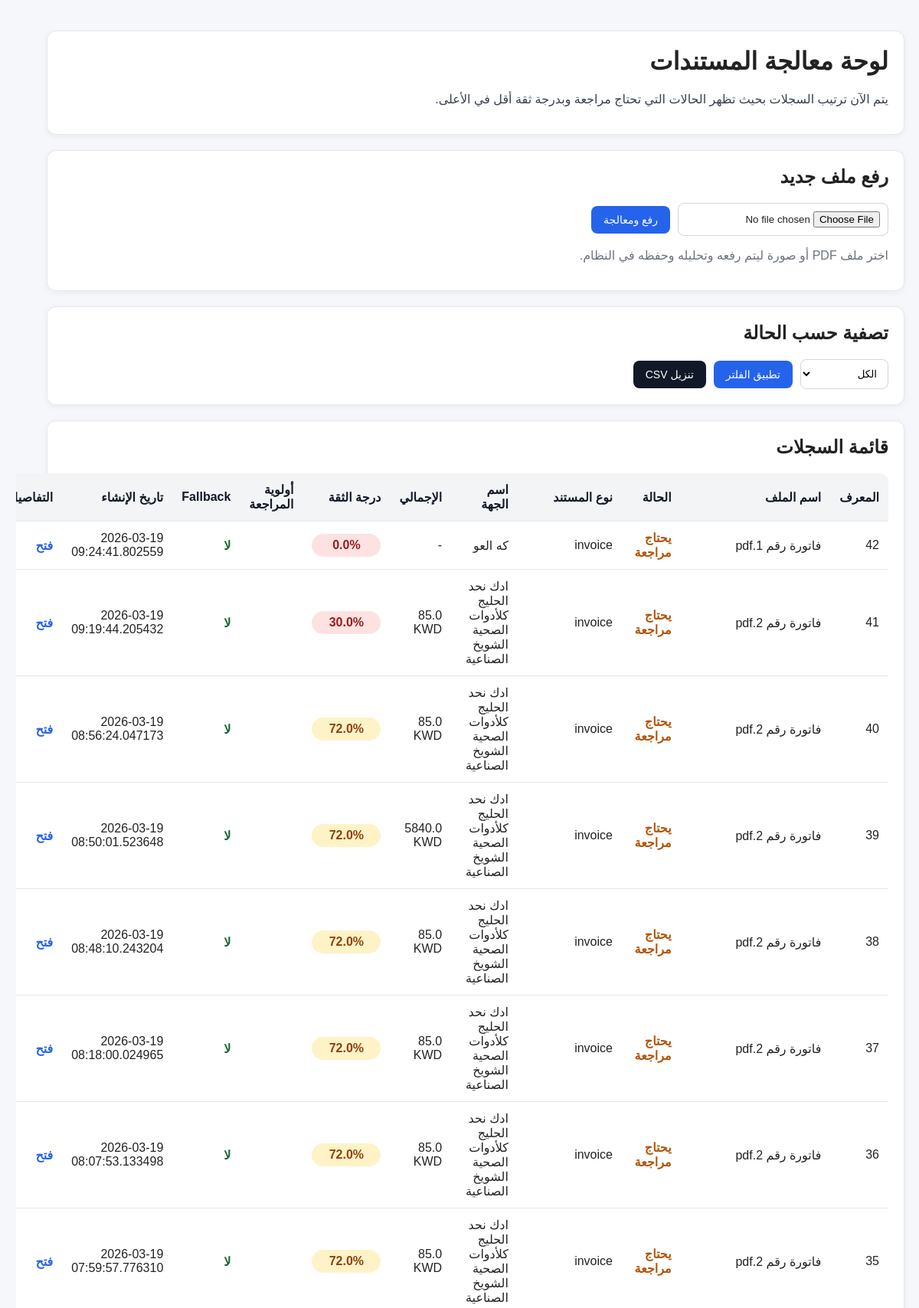
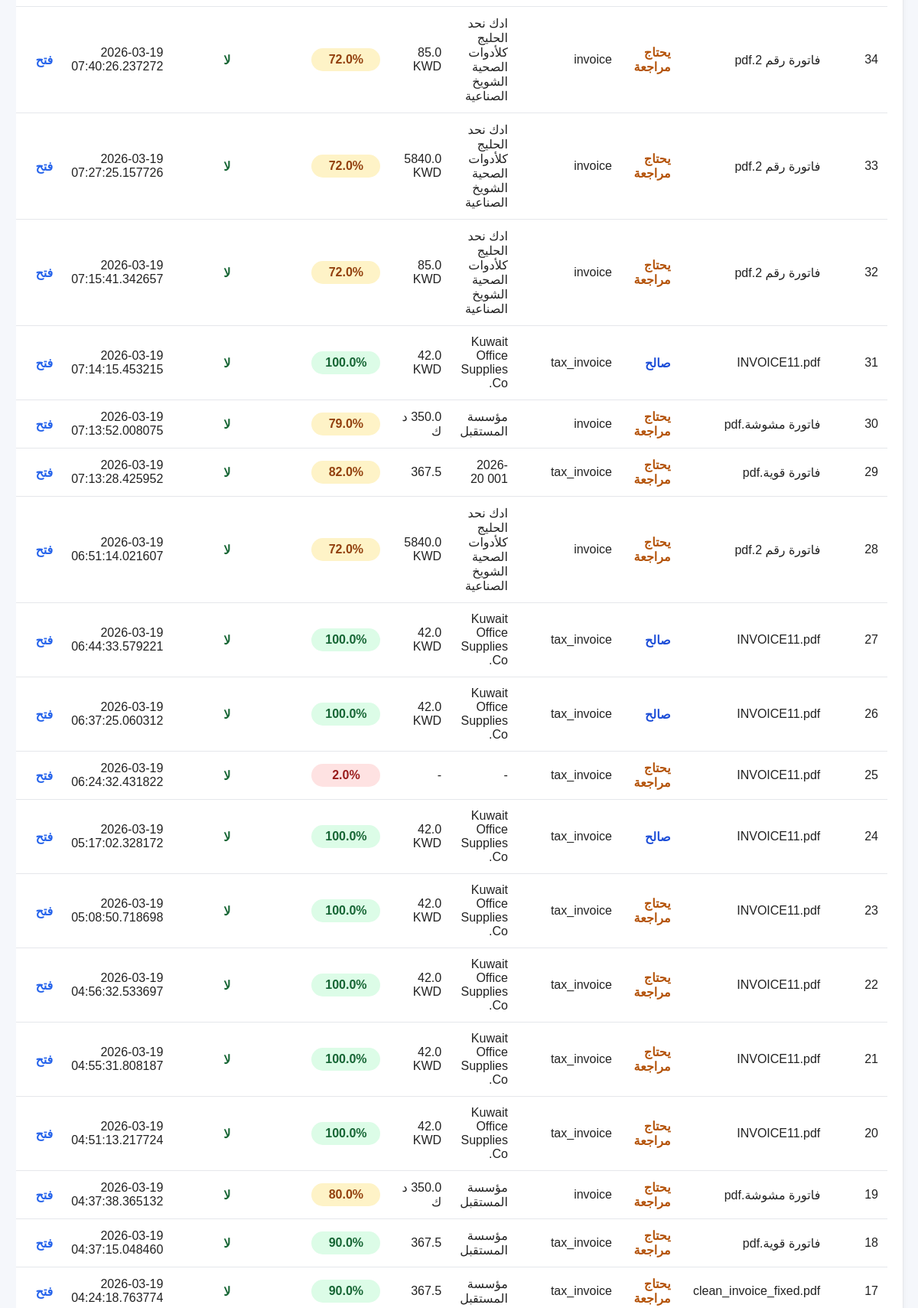
/dashboard (upper part), run on the app's committed database (2 pictures, top to bottom).
### app/db/models.py (models this page shows)
class InvoiceRecord(Base):
    __tablename__ = "invoice_records"
    id = Column(Integer, primary_key=True, index=True)
    document_id = Column(Integer, ForeignKey("documents.id"), nullable=True)
    run_id = Column(Integer, ForeignKey("processing_runs.id"), nullable=True)
    original_filename = Column(String)
    saved_path = Column(String)
    extracted_text = Column(Text)
    invoice_data_json = Column(Text)
    validation_result_json = Column(Text)
    status = Column(String)
    created_at = Column(DateTime, default=datetime.utcnow)

### app/api/routes_dashboard.py (the view)
@router.get("/dashboard", response_class=HTMLResponse)
def dashboard_home(request: Request, status: str = "all"):
    db = SessionLocal()
    try:
        allowed_statuses = {"all", "approved", "rejected", "needs_review", "valid", "not_invoice"}
        if status not in allowed_statuses:
            status = "all"
        if status == "all":
            records = get_all_invoice_records(db)
        else:
            records = get_invoice_records_by_status(db, status)
        invoices = [_build_dashboard_row(record) for record in records]
        return templates.TemplateResponse(
            "index.html",
            {
                "request": request,
                "invoices": invoices,
                "current_status": status,
            },
        )
    finally:
        db.close()

### templates/index.html (shortened to what this page needs)
<!DOCTYPE html>
<html lang="ar" dir="rtl">
<head>
</head>
<body>
    <div class="card">
        <h1>لوحة معالجة المستندات</h1>
        <p class="top-note">
            يتم الآن ترتيب السجلات بحيث تظهر الحالات التي تحتاج مراجعة وبدرجة ثقة أقل في الأعلى.
        </p>
    </div>
    <div class="card">
        <h2>رفع ملف جديد</h2>
        <form class="upload-form" method="post" action="/dashboard/upload" enctype="multipart/form-data">
            <input type="file" name="file" accept=".pdf,image/*" required>
            <button type="submit" class="primary-btn">رفع ومعالجة</button>
        </form>
        <p class="muted">اختر ملف PDF أو صورة ليتم رفعه وتحليله وحفظه في النظام.</p>
    </div>
    <div class="card">
        <h2>تصفية حسب الحالة</h2>
        <form class="filter-form" method="get" action="/dashboard">
            <select name="status">
                <option value="all" {% if current_status == "all" %}selected{% endif %}>الكل</option>
            </select>
            <button type="submit" class="primary-btn">تطبيق الفلتر</button>
            <a class="btn-link dark-btn" href="/dashboard/download-csv?status={{ current_status }}">تنزيل CSV</a>
        </form>
    </div>
    <div class="card">
        <h2>قائمة السجلات</h2>
        {% if invoices %}
            <table>
                <thead>
                    <tr>
                        <th>المعرف</th>
                        <th>اسم الملف</th>
                        <th>الحالة</th>
                        <th>نوع المستند</th>
                        <th>اسم الجهة</th>
                        <th>الإجمالي</th>
                        <th>درجة الثقة</th>
                        <th>أولوية المراجعة</th>
                        <th>Fallback</th>
                        <th>تاريخ الإنشاء</th>
                        <th>التفاصيل</th>
                    </tr>
                </thead>
                <tbody>
                    {% for invoice in invoices %}
                        <tr>
                            <td>{{ invoice.id }}</td>
                            <td>{{ invoice.original_filename }}</td>
                            <td>
                                <span class="status-{{ invoice.status }}">
                                    {% if invoice.status == "approved" %}
                                        معتمد
                                    {% elif invoice.status == "rejected" %}
                                        مرفوض
                                    {% elif invoice.status == "needs_review" %}
                                        يحتاج مراجعة
                                    {% elif invoice.status == "valid" %}
                                        صالح
                                    {% elif invoice.status == "not_invoice" %}
                                        ليس فاتورة
                                    {% else %}
                                        {{ invoice.status }}
                                    {% endif %}
                                </span>
                            </td>
                            <td>{{ invoice.document_type or "-" }}</td>
                            <td>{{ invoice.vendor_name or "-" }}</td>
                            <td>
                                {% if invoice.total is not none %}
                                    {{ invoice.total }} {{ invoice.currency or "" }}
                                {% else %}
                                    -
                                {% endif %}
                            </td>
                            <td>
                                {% if invoice.confidence_score >= 85 %}
                                    <span class="score-pill score-high">{{ invoice.confidence_score }}%</span>
                                {% elif invoice.confidence_score >= 60 %}
                                    <span class="score-pill score-medium">{{ invoice.confidence_score }}%</span>
                                {% else %}
                                    <span class="score-pill score-low">{{ invoice.confidence_score }}%</span>
                                {% endif %}
                            </td>
                            <td>
                            </td>
                            <td>
                                {% if invoice.used_fallback %}
                                    <span class="fallback-yes">نعم</span>
                                {% else %}
                                    <span class="fallback-no">لا</span>
                                {% endif %}
                            </td>
                            <td>{{ invoice.created_at or "-" }}</td>
                            <td>
                                <a class="open-link" href="/dashboard/invoices/{{ invoice.id }}">فتح</a>
                            </td>
                        </tr>
                    {% endfor %}
                </tbody>
            </table>
        {% else %}
            <div class="empty-state">
                لا توجد سجلات مطابقة للحالة المختارة.
            </div>
        {% endif %}
    </div>
</body>
</html>

### templates/index.html (style rules this page uses)
body { font-family: Tahoma, Arial, sans-serif; margin: 40px; background: #f5f7fb; color: #222; }
.card { background: white; padding: 20px; border: 1px solid #e5e7eb; margin-bottom: 20px; border-radius: 12px; box-shadow: 0 2px 8px rgba(0,0,0,0.05); }
h1, h2 { margin-top: 0; }
.upload-form { display: flex; gap: 10px; flex-wrap: wrap; align-items: center; }
input[type="file"] { padding: 10px; background: white; border: 1px solid #d1d5db; border-radius: 8px; }
button, .btn-link { padding: 10px 16px; border: none; cursor: pointer; font-size: 14px; display: inline-block; border-radius: 8px; text-decoration: none; }
.primary-btn { background: #2563eb; color: white; }
.dark-btn { background: #111827; color: white; }
.filter-form { display: flex; gap: 10px; align-items: center; flex-wrap: wrap; margin-top: 10px; }
select { padding: 10px; border: 1px solid #d1d5db; border-radius: 8px; background: white; }
table { width: 100%; border-collapse: collapse; background: white; overflow: hidden; border-radius: 12px; }
th, td { padding: 12px; border-bottom: 1px solid #e5e7eb; text-align: right; vertical-align: middle; }
th { background: #f3f4f6; color: #111827; }
.status-needs_review { color: #b45309; font-weight: bold; }
.status-valid { color: #1d4ed8; font-weight: bold; }
.score-pill { display: inline-block; min-width: 70px; text-align: center; padding: 6px 10px; border-radius: 999px; font-weight: bold; }
.score-high { background: #dcfce7; color: #166534; }
.score-medium { background: #fef3c7; color: #92400e; }
.score-low { background: #fee2e2; color: #991b1b; }
.fallback-no { color: #166534; font-weight: bold; }
.open-link { color: #2563eb; text-decoration: none; font-weight: bold; }
.muted { color: #6b7280; }
.top-note { margin-top: 10px; color: #374151; }

### data on the page
InvoiceRecord: original_filename "فاتورة رقم 1.pdf", status "يحتاج مراجعة", document_type "invoice", vendor_name "كه العو", confidence_score "0.0", created_at "2026-03-19 09:24:41.802559"
InvoiceRecord: original_filename "فاتورة رقم 2.pdf", status "يحتاج مراجعة", document_type "invoice", vendor_name "ادك نحد الحليج كلأدوات الصحية الشويخ الصناعية", total "85.0", currency "KWD", confidence_score "30.0", created_at "2026-03-19 09:19:44.205432"
InvoiceRecord: original_filename "فاتورة رقم 2.pdf", status "يحتاج مراجعة", document_type "invoice", vendor_name "ادك نحد الحليج كلأدوات الصحية الشويخ الصناعية", total "85.0", currency "KWD", confidence_score "72.0", created_at "2026-03-19 08:56:24.047173"
InvoiceRecord: original_filename "فاتورة رقم 2.pdf", status "يحتاج مراجعة", document_type "invoice", vendor_name "ادك نحد الحليج كلأدوات الصحية الشويخ الصناعية", total "5840.0", currency "KWD", confidence_score "72.0", created_at "2026-03-19 08:50:01.523648"
InvoiceRecord: original_filename "فاتورة رقم 2.pdf", status "يحتاج مراجعة", document_type "invoice", vendor_name "ادك نحد الحليج كلأدوات الصحية الشويخ الصناعية", total "85.0", currency "KWD", confidence_score "72.0", created_at "2026-03-19 08:48:10.243204"
InvoiceRecord: original_filename "فاتورة رقم 2.pdf", status "يحتاج مراجعة", document_type "invoice", vendor_name "ادك نحد الحليج كلأدوات الصحية الشويخ الصناعية", total "85.0", currency "KWD", confidence_score "72.0", created_at "2026-03-19 08:18:00.024965"
InvoiceRecord: original_filename "فاتورة رقم 2.pdf", status "يحتاج مراجعة", document_type "invoice", vendor_name "ادك نحد الحليج كلأدوات الصحية الشويخ الصناعية", total "85.0", currency "KWD", confidence_score "72.0", created_at "2026-03-19 08:07:53.133498"
InvoiceRecord: original_filename "فاتورة رقم 2.pdf", status "يحتاج مراجعة", document_type "invoice", vendor_name "ادك نحد الحليج كلأدوات الصحية الشويخ الصناعية", total "85.0", currency "KWD", confidence_score "72.0", created_at "2026-03-19 07:59:57.776310"
InvoiceRecord: original_filename "فاتورة رقم 2.pdf", status "يحتاج مراجعة", document_type "invoice", vendor_name "ادك نحد الحليج كلأدوات الصحية الشويخ الصناعية", total "85.0", currency "KWD", confidence_score "72.0", created_at "2026-03-19 07:40:26.237272"
InvoiceRecord: original_filename "فاتورة رقم 2.pdf", status "يحتاج مراجعة", document_type "invoice", vendor_name "ادك نحد الحليج كلأدوات الصحية الشويخ الصناعية", total "5840.0", currency "KWD", confidence_score "72.0", created_at "2026-03-19 07:27:25.157726"
InvoiceRecord: original_filename "فاتورة رقم 2.pdf", status "يحتاج مراجعة", document_type "invoice", vendor_name "ادك نحد الحليج كلأدوات الصحية الشويخ الصناعية", total "85.0", currency "KWD", confidence_score "72.0", created_at "2026-03-19 07:15:41.342657"
InvoiceRecord: original_filename "INVOICE11.pdf", status "صالح", document_type "tax_invoice", vendor_name "Kuwait Office Supplies Co.", total "42.0", currency "KWD", confidence_score "100.0", created_at "2026-03-19 07:14:15.453215"
InvoiceRecord: original_filename "فاتورة مشوشة.pdf", status "يحتاج مراجعة", document_type "invoice", vendor_name "مؤسسة المستقبل", confidence_score "79.0", created_at "2026-03-19 07:13:52.008075"
InvoiceRecord: original_filename "فاتورة قوية.pdf", status "يحتاج مراجعة", document_type "tax_invoice", vendor_name "2026-001 20", total "367.5", confidence_score "82.0", created_at "2026-03-19 07:13:28.425952"
InvoiceRecord: original_filename "فاتورة رقم 2.pdf", status "يحتاج مراجعة", document_type "invoice", vendor_name "ادك نحد الحليج كلأدوات الصحية الشويخ الصناعية", total "5840.0", currency "KWD", confidence_score "72.0", created_at "2026-03-19 06:51:14.021607"
InvoiceRecord: original_filename "INVOICE11.pdf", status "صالح", document_type "tax_invoice", vendor_name "Kuwait Office Supplies Co.", total "42.0", currency "KWD", confidence_score "100.0", created_at "2026-03-19 06:44:33.579221"
InvoiceRecord: original_filename "INVOICE11.pdf", status "صالح", document_type "tax_invoice", vendor_name "Kuwait Office Supplies Co.", total "42.0", currency "KWD", confidence_score "100.0", created_at "2026-03-19 06:37:25.060312"
InvoiceRecord: original_filename "INVOICE11.pdf", status "يحتاج مراجعة", document_type "tax_invoice", confidence_score "2.0", created_at "2026-03-19 06:24:32.431822"
InvoiceRecord: original_filename "INVOICE11.pdf", status "صالح", document_type "tax_invoice", vendor_name "Kuwait Office Supplies Co.", total "42.0", currency "KWD", confidence_score "100.0", created_at "2026-03-19 05:17:02.328172"
InvoiceRecord: original_filename "INVOICE11.pdf", status "يحتاج مراجعة", document_type "tax_invoice", vendor_name "Kuwait Office Supplies Co.", total "42.0", currency "KWD", confidence_score "100.0", created_at "2026-03-19 05:08:50.718698"
InvoiceRecord: original_filename "INVOICE11.pdf", status "يحتاج مراجعة", document_type "tax_invoice", vendor_name "Kuwait Office Supplies Co.", total "42.0", currency "KWD", confidence_score "100.0", created_at "2026-03-19 04:56:32.533697"
InvoiceRecord: original_filename "INVOICE11.pdf", status "يحتاج مراجعة", document_type "tax_invoice", vendor_name "Kuwait Office Supplies Co.", total "42.0", currency "KWD", confidence_score "100.0", created_at "2026-03-19 04:55:31.808187"
InvoiceRecord: original_filename "INVOICE11.pdf", status "يحتاج مراجعة", document_type "tax_invoice", vendor_name "Kuwait Office Supplies Co.", total "42.0", currency "KWD", confidence_score "100.0", created_at "2026-03-19 04:51:13.217724"
InvoiceRecord: original_filename "فاتورة مشوشة.pdf", status "يحتاج مراجعة", document_type "invoice", vendor_name "مؤسسة المستقبل", confidence_score "80.0", created_at "2026-03-19 04:37:38.365132"
InvoiceRecord: original_filename "فاتورة قوية.pdf", status "يحتاج مراجعة", document_type "tax_invoice", vendor_name "مؤسسة المستقبل", total "367.5", confidence_score "90.0", created_at "2026-03-19 04:37:15.048460"
InvoiceRecord: original_filename "clean_invoice_fixed.pdf", status "يحتاج مراجعة", document_type "tax_invoice", vendor_name "مؤسسة المستقبل", total "367.5", confidence_score "90.0", created_at "2026-03-19 04:24:18.763774"
